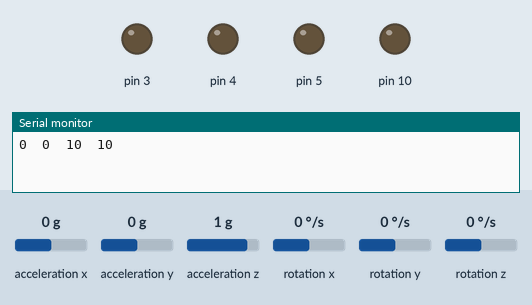
The sketch below on a simulated Arduino Uno, built with avr-gcc and run on an emulated ATmega328P. Parts: output pins drawn as LEDs (lit = HIGH), the last lines printed to the serial monitor. Wiring (inferred from the names in the program): MPU-6050 motion sensor at I2C address 0x68. The inputs (shaded band) are chosen by the test bench; at power-on: acceleration x 0 g, acceleration y 0 g, acceleration z 1 g, rotation x 0 °/s, rotation y 0 °/s, rotation z 0 °/s.

Above: at 3.6 s.
At 5.26 s:
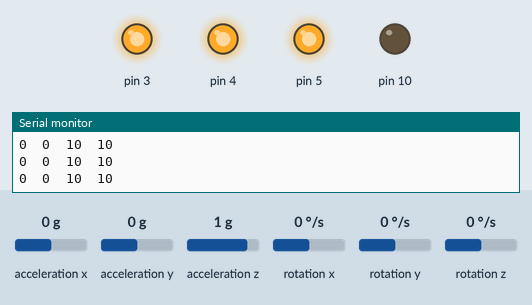
Timing chart, 0 to 6.0 s (numbered marks = the images above):
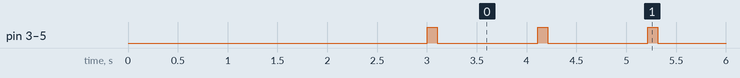

The sketch:

FALL_detection_MPU6050.ino
```cpp
#include<Wire.h>
#include <MPU6050_tockn.h>
MPU6050 mpu6050(Wire);
const int MPU_addr=0x68;  // I2C address of the MPU-6050
int16_t AcX,AcY,AcZ,Tmp,GyX,GyY,GyZ;
float ax=0, ay=0, az=0, gx=0, gy=0, gz=0, rx=0, ry=0, rz=0;

//int data[STORE_SIZE][5]; //array for saving past data
//byte currentIndex=0; //stores current data array index (0-255)
boolean fall = false; //stores if a fall has occurred
boolean trigger1=false; //stores if first trigger (lower threshold) has occurred
boolean trigger2=false; //stores if second trigger (upper threshold) has occurred
boolean trigger3=false; //stores if third trigger (orientation change) has occurred
void mpu_read();
byte trigger1count=0; //stores the counts past since trigger 1 was set true
byte trigger2count=0; //stores the counts past since trigger 2 was set true
byte trigger3count=0; //stores the counts past since trigger 3 was set true
int angleChange=0;
int ch = 0;

void setup(){

  Wire.begin();
  mpu6050.begin();
  mpu6050.calcGyroOffsets(true);
  Wire.beginTransmission(MPU_addr);
  Wire.write(0x6B);  // PWR_MGMT_1 register
  Wire.write(0);     // set to zero (wakes up the MPU-6050)
  Wire.endTransmission(true);

  Serial.begin(115200);
  pinMode(10,OUTPUT);
  pinMode(3,OUTPUT);
  pinMode(4,OUTPUT);
  pinMode(5, OUTPUT);

}
void loop(){
  mpu6050.update();
  mpu_read();

  // values may be different for you
  ax = (mpu6050.getAccX());
  ay = (mpu6050.getAccY());
  az = (mpu6050.getAccZ());

  //270, 351, 136 for gyroscope
  gx = (mpu6050.getGyroAngleX());
  gy = (mpu6050.getGyroAngleY());
  gz = (mpu6050.getGyroAngleZ());

  /////////////////////////////

  rx = (mpu6050.getGyroX());
  ry = (mpu6050.getGyroY());
  rz = (mpu6050.getGyroZ());

  int xx = ax*10;
  int yy = ay*10;
  int zz = az*10;

  Serial.print(xx);
  Serial.print("\t");
  Serial.print(yy);
  Serial.print("\t");
  Serial.print(zz);
  Serial.print("\t");
  float Raw_AM = pow(pow(ax,2)+pow(ay,2)+pow(az,4),0.5);
  int AM = Raw_AM*10 ;  // as values are within 0 to 1, I multiplied
                         // it by for using if else conditions
// Serial.print("AM = ");
 Serial.println(AM);
digitalWrite(3,HIGH);
digitalWrite(4,HIGH);
digitalWrite(5,HIGH);
delay(100);
digitalWrite(3,LOW);
digitalWrite(4,LOW);
digitalWrite(5,LOW);
delay(1000);


   /*
    Serial.print("xx = ");
    Serial.println(rx);
    Serial.print("yy = ");
    Serial.println(ry);
    Serial.print("zz = ");
    Serial.println(rz);

//   calculating Amplitute vactor for 3 axis
  float Raw_AM = pow(pow(ax,2)+pow(ay,2)+pow(az,4),0.5);
  int AM = Raw_AM * 10;  // as values are within 0 to 1, I multiplied
                         // it by for using if else conditions
 Serial.print("AM = ");
 Serial.println(AM);

   float Raw_RM = pow(pow(rx,2)+pow(ry,2)+pow(rz,4),0.5);
   int RM = Raw_RM * 10;
   Serial.print("RM = ");
 Serial.println(RM);

  if (trigger3==true){
     trigger3count++;
    trigger2=false;
     Serial.println(trigger3count);
     if (trigger3count>=7){
        angleChange = pow(pow(gx,2)+pow(gy,2)+pow(gz,2),0.5);
        delay(10);
        Serial.println(angleChange);
        if ((angleChange>=1000) && (angleChange<=4000)){ //if orientation changes remains between 0-10 degrees
            fall=true; trigger3=false; trigger3count=0;
            Serial.print("lower angle =");
            Serial.println(angleChange);
              }
        else{ //user regained normal orientation
           trigger3=false; trigger3count=0;
           Serial.println("failed");
           digitalWrite(13,LOW);
        }
      }
   }
  if (fall==true){ //in event of a fall detection
    Serial.println("FALL DETECTED");
   digitalWrite(10,HIGH);
   delay(3000);
   digitalWrite(10,LOW);
    fall=false;
    exit(1);
    }
  if (trigger2count>=6){ //allow 0.5s for orientation change
    trigger2=false; trigger2count=0;
    Serial.println("trying");
    digitalWrite(11,LOW);
    }

  if (trigger2==true){
    trigger2count++;
    Serial.print("tik tik - ");
    Serial.println(trigger2count);

    angleChange = pow(pow(gx,2)+pow(gy,2)+pow(gz,2),0.5);
    Serial.println(angleChange);

    if (angleChange>=200 && angleChange<=400){ //if orientation changes by between 80-100 degrees
      trigger3=true; trigger2=false; trigger2count=0;
      Serial.print("starting angle =");
      Serial.println(angleChange);
      digitalWrite(13,HIGH);
        }
  }

  if (((RM>=1000) || (RM<=-1000)) && ((AM<9) || (AM>10))  && trigger2==false && trigger3==false)
  {
    trigger2=true;
    //Serial.println("Got accerlation");
    digitalWrite(12,HIGH);
    }
  */
//It appears that delay is needed in order not to clog the port


  }


void mpu_read(){
  Wire.beginTransmission(MPU_addr);
  Wire.write(0x3B);  // starting with register 0x3B (ACCEL_XOUT_H)
  Wire.endTransmission(false);
  Wire.requestFrom(MPU_addr,14,true);  // request a total of 14 registers
  AcX=Wire.read()<<8|Wire.read();  // 0x3B (ACCEL_XOUT_H) & 0x3C (ACCEL_XOUT_L)
  AcY=Wire.read()<<8|Wire.read();  // 0x3D (ACCEL_YOUT_H) & 0x3E (ACCEL_YOUT_L)
  AcZ=Wire.read()<<8|Wire.read();  // 0x3F (ACCEL_ZOUT_H) & 0x40 (ACCEL_ZOUT_L)
  Tmp=Wire.read()<<8|Wire.read();  // 0x41 (TEMP_OUT_H) & 0x42 (TEMP_OUT_L)
  GyX=Wire.read()<<8|Wire.read();  // 0x43 (GYRO_XOUT_H) & 0x44 (GYRO_XOUT_L)
  GyY=Wire.read()<<8|Wire.read();  // 0x45 (GYRO_YOUT_H) & 0x46 (GYRO_YOUT_L)
  GyZ=Wire.read()<<8|Wire.read();  // 0x47 (GYRO_ZOUT_H) & 0x48 (GYRO_ZOUT_L)
}
```

Measured:
- by itself, pin 3–5: alternates HIGH for 0.10 s and LOW for 1.0 s
